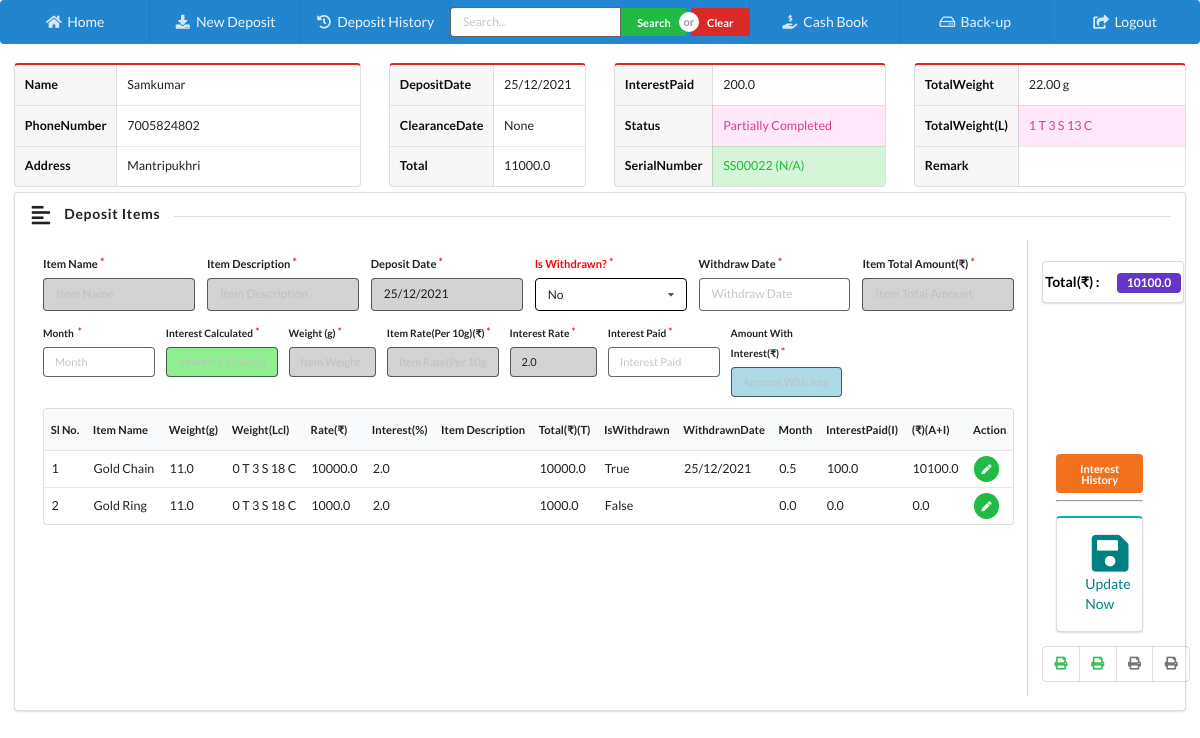
The page /edit_deposit_detail/22/ (signed in) on the database as committed earlier.
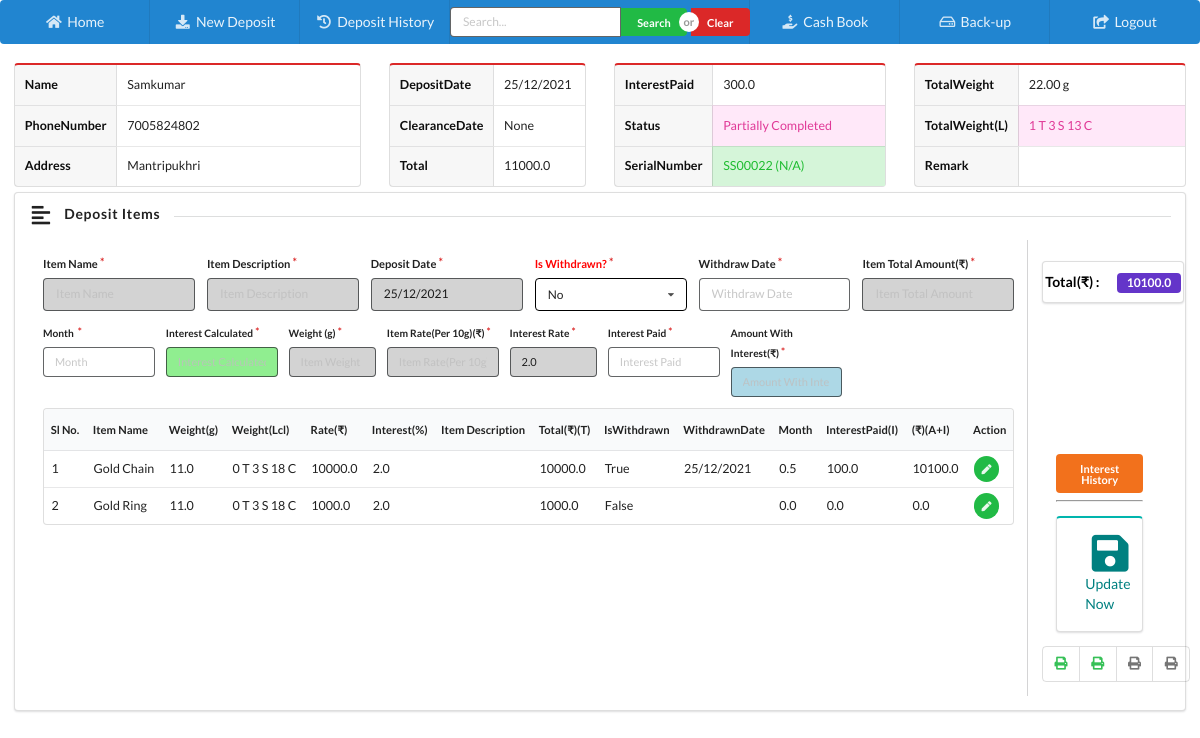
The same page on the database as committed later.
### home/models.py (models this page shows, shortened)
class Deposit(models.Model):
    depositSerialID = models.CharField(max_length=200, blank=True, null=True)
    oldID = models.CharField(max_length=200, blank=True, null=True)
    customerName = models.CharField(max_length=200, blank=True, null=True)
    phone = models.CharField(max_length=20, blank=True, null=True)
    address = models.TextField(blank=True, null=True)
    depositDate = models.DateField(blank=True, null=True)
    statusID = models.ForeignKey(Status, blank=True, null=True, on_delete=models.CASCADE)
    totalAmount = models.FloatField(default=0.0)
    totalAmountPaid = models.FloatField(default=0.0)
    totalInterestPaid = models.FloatField(default=0.0)
    clearanceDate = models.DateField(blank=True, null=True)
    totalWeight = models.CharField(max_length=200, blank=True, null=True)
    totalWeightL = models.CharField(max_length=200, blank=True, null=True)
    remark = models.TextField(blank=True, null=True)
    isDeleted = models.BooleanField(default=False)
    datetime = models.DateTimeField(auto_now_add=True, auto_now=False)
    lastUpdatedOn = models.DateTimeField(auto_now_add=False, auto_now=True)
    class Meta:
        verbose_name_plural = 'B) Deposit List'

class Status(models.Model):
    name = models.CharField(max_length=200, blank=True, null=True)
    isDeleted = models.BooleanField(default=False)
    datetime = models.DateTimeField(auto_now_add=True, auto_now=False)
    lastUpdatedOn = models.DateTimeField(auto_now_add=False, auto_now=True)
    def __str__(self):
        return self.name
    class Meta:
        verbose_name_plural = 'A) Status List'

### home/views.py (the view)
# urls.py: path('edit_deposit_detail/<int:id>/', edit_deposit_detail, name='edit_deposit_detail'),
@is_activated()
def edit_deposit_detail(request, id=None):
    if request.user.is_authenticated:
        instance = get_object_or_404(Deposit, id=int(id))
        items = DepositItem.objects.filter(depositID_id=instance.pk)
        interests = Interest.objects.filter(depositID_id=instance.pk, isDeleted=False)
        context = {
            'instance': instance,
            'items': items,
            'interests': interests
        }
        return render(request, 'home/editDepositDetail.html', context)
    else:
        return redirect('homeApp:loginPage')

### activation/views.py (called while the page is built)
def is_activated():
    def _is_activated(view_func):
        @wraps(view_func)
        def wrapper(request, *args, **kwargs):
            try:
                val = Validity.objects.last()
                if val.expiryDate < datetime.today().date():
                    return redirect('/activate/')
                return view_func(request, *args, **kwargs)
            except:
                return view_func(request, *args, **kwargs)
        return wrapper
    return _is_activated

### home/templates/home/editDepositDetail.html (shortened to what the changed rows need)
{% extends 'home/index.html' %}
{% block body %}
    <div class="ui padded grid">
        <div class="row" style="padding-bottom: 5px!important;padding-top: 5px!important;">
            <div class="five wide column">
                <table class="ui red definition table">
                    <tbody>
                    <tr>
                        <td class="two wide column">Name</td>
                        <td id="Name">{{ instance.customerName }}</td>
                    </tr>
                    <tr>
                        <td>PhoneNumber</td>
                        <td id="Phone">{{ instance.phone }}</td>
                    </tr>
                    <tr>
                        <td>Address</td>
                        <td id="Address">{{ instance.address }}</td>
                    </tr>
                    </tbody>
                </table>
            </div>
            <div class="three wide column">
                <table class="ui red definition table">
                    <tbody>
                    <tr>
                        <td class="two wide column">DepositDate</td>
                        <td id="DepositDate">{{ instance.depositDate|date:"d/m/Y" }}</td>
                    </tr>
                    <tr>
                        <td>ClearanceDate</td>
                        <td id="ClearanceDate">{{ instance.clearanceDate }}</td>
                    </tr>
                    <tr>
                        <td>Total</td>
                        <td id="TotalAmount">{{ instance.totalAmount }}</td>
                    </tr>
                    </tbody>
                </table>
            </div>
            <div class="four wide column">
                <table class="ui red definition table">
                    <tbody>
                    <tr>
                        <td class="two wide column">InterestPaid</td>
                        <td id="TotalInterestPaid">{{ instance.totalInterestPaid }}</td>
                    </tr>
                    <tr>
                        <td>Status</td>
                        <td id="Status" class="pink">{{ instance.statusID }}</td>
                    </tr>
                    <tr>
                        <td>SerialNumber</td>
                        <td id="DepositSerialID" class="green">{{ instance.depositSerialID }} ({{ instance.oldID }})</td>
                    </tr>
                    </tbody>
                </table>
            </div>
            <div class="four wide column">
                                <table class="ui red definition table">
                                  <tbody>
                                    <tr>
                                      <td class="two wide column">TotalWeight</td>
                                      <td id="totalWeight">{{ instance.totalWeight }} g</td>
                                    </tr>
                                    <tr>
                                      <td>TotalWeight(L)</td>
                                      <td id="totalWeightL" class="pink">{{ instance.totalWeightL }}</td>
                                    </tr>
                                  </tbody>
                                </table>
                                </div>
        </div>
        <div class="sixteen wide column">
            <div class="ui segment" style="min-height: 450px;">
                <div class="ui internally celled  grid">
                    <div class="fourteen wide column">
                        <table class="ui very compact table " id="itemTable" style="font-size: 0.8em">
                            <thead>
                            <tr>
                                <th>Sl No.</th>
                                <th>Item Name</th>
                                <th>Weight(g)</th>
                                <th>Weight(Lcl)</th>
                                <th>Rate(₹)</th>
                                <th>Interest(%)</th>
                                <th>Item Description</th>
                                <th>Total(₹)(T)</th>
                                <th>IsWithdrawn</th>
                                <th>WithdrawnDate</th>
                                <th>Month</th>
                                <th>InterestPaid(I)</th>
                                <th>(₹)(A+I)</th>
                                <th>Action</th>
                            </tr>
                            </thead>
                        </table>
                    </div>
                    <div class="two wide column">
                        <div class="ui vertical menu"
                             style="width: 99%;float: right;position: absolute;text-align: left;margin-bottom: 0; margin-top: 0.5em;">
                            <a class="teal item ">
                                <strong style="color: black;">Total(₹) :</strong>
                                <div class="ui violet label" id="totalAmount">{{ instance.totalAmountPaid }}</div>
                            </a>
                        </div>
                    </div>
                </div>
            </div>
        </div>
    </div>
{% endblock %}

Rows that differ between the two databases and show on the page:
changed Deposit "Samkumar": totalInterestPaid "200.0" → "300.0"
